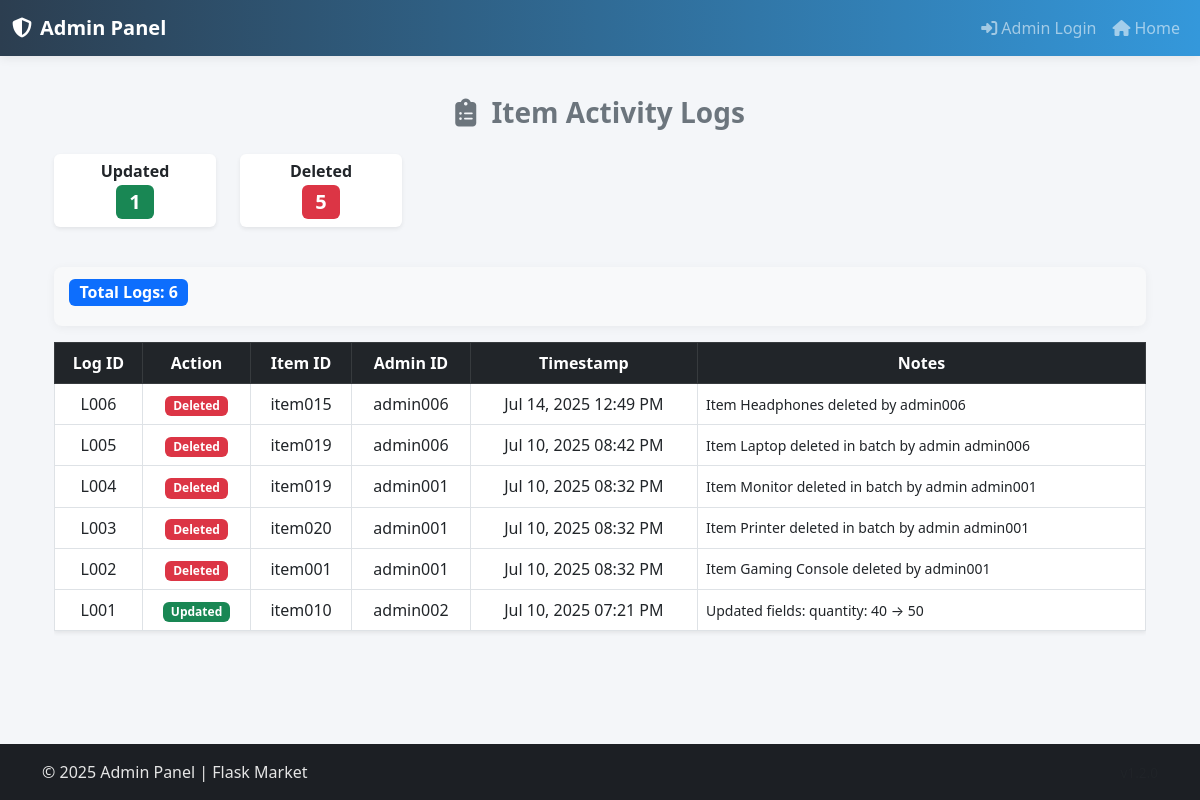
Page /admins/admin/item/activity on the earlier database version.
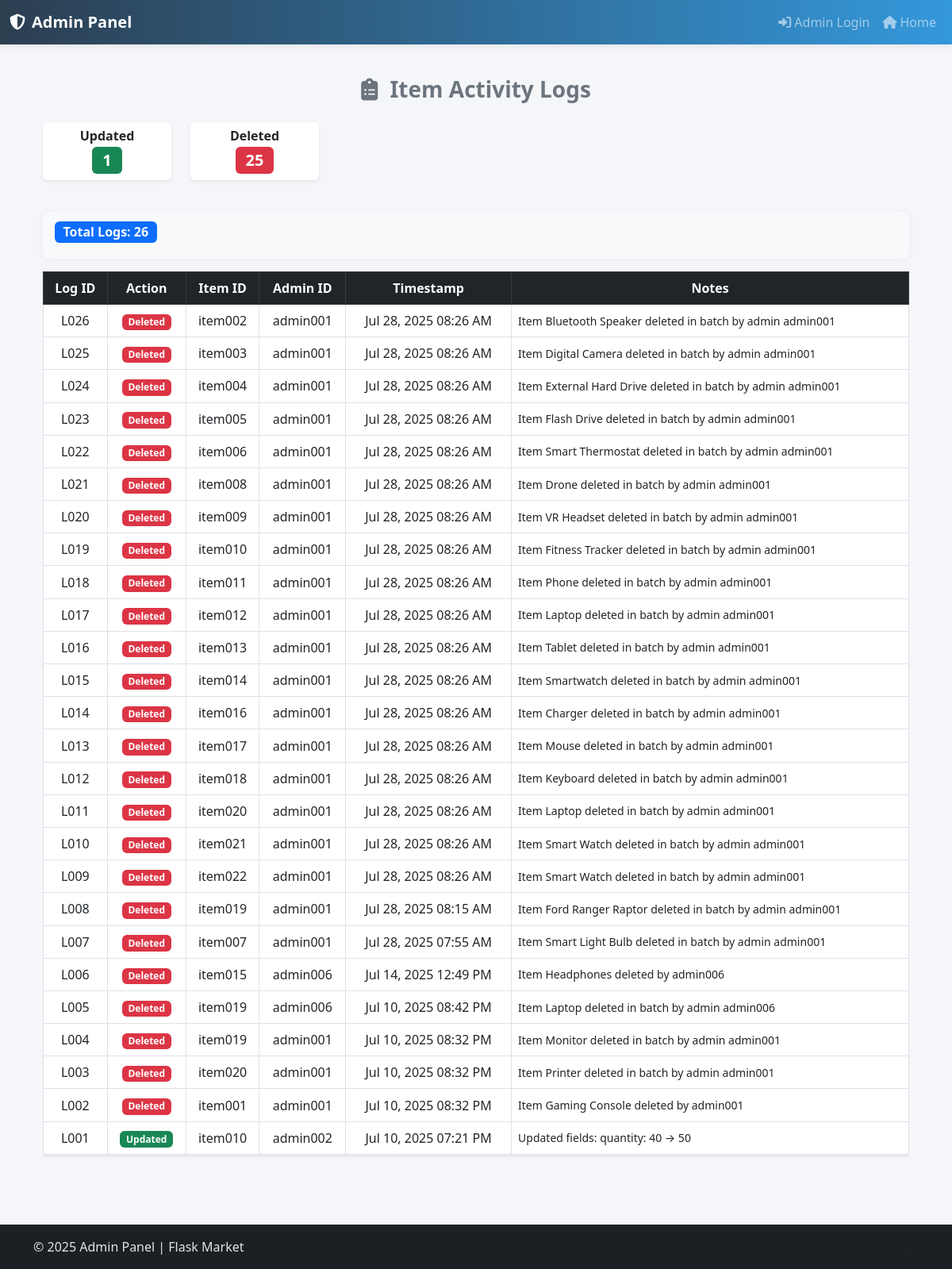
Same page on the later database version.
### admins/models.py (models this page shows, shortened)
class ItemManagementlog(db.Model):
    __tablename__ = 'item_management_log'
    log_id = db.Column(db.String(), primary_key=True)
    item_id = db.Column(db.String(), nullable=False)
    action = db.Column(db.String(length=50), nullable=False)
    admin_id = db.Column(db.String(), db.ForeignKey('admins.admin_id'), nullable=False)
    timestamp = db.Column(db.DateTime(timezone=True), nullable=False, default=lambda: datetime.now(ZoneInfo("Africa/Nairobi")))
    notes = db.Column(db.Text)
    admin = db.relationship('Admins', backref='management_logs')

### admins/routes.py (the view)
@admins_bp.route('/admin/item/activity')
def item_activity_log():
    logs = ItemManagementlog.query.order_by(ItemManagementlog.timestamp.desc()).all()
    return render_template('admin/items_manage_logs.html', logs=logs)

### admins/routes.py (called while the page is built)
@admins_bp.context_processor
def inject_now():
    eat = ZoneInfo("Africa/Nairobi")
    return {'now': datetime.now(tz=eat)}

@admins_bp.context_processor
def inject_stats():
    stats = {
        'total_items': Items.query.count(),
        'total_admins': Admins.query.count(),
        'pending_approvals': Admins.query.filter_by(is_approved=False).count(),
        'active_admins': Admins.query.filter_by(is_approved=True).count(),
        'updated_items': ItemManagementlog.query.filter_by(action='updated').count(),
        'deleted_items': ItemManagementlog.query.filter_by(action='deleted').count(),
    }
    recent_items_logs = ItemManagementlog.query.order_by(ItemManagementlog.timestamp.desc()).limit(5).all()
    recent_admins_logs = AdminActionLog.query.order_by(AdminActionLog.timestamp.desc()).limit(5).all()
    return {
        'stats': stats,
        'recent_admins_logs': recent_admins_logs,
        'recent_items_logs': recent_items_logs
    }

### admins/templates/admin/Items_manage_logs.html (shortened to what this page needs)
{% extends 'admin_base.html' %}
{% block content %}
<div class="container py-4">
    <h3 class="text-center mb-4 text-secondary fw-bold">
        <i class="fas fa-clipboard-list me-2"></i> Item Activity Logs
    </h3>
    <div class="row mb-4 align-center">
        {% set summary = {'updated': 0, 'deleted': 0} %}
        {% for log in logs %}
            {% if log.action in summary %}
                {% set _ = summary.update({log.action: summary[log.action] + 1}) %}
            {% endif %}
        {% endfor %}
        {% set badge_colors = {'updated': 'success', 'deleted': 'danger'} %}
        {% for action, count in summary.items() %}
        <div class="col-md-2 col-6 mb-3">
            <div class="card text-center border-0 shadow-sm">
                <div class="card-body py-2">
                    <h6 class="fw-bold text-capitalize mb-1">
                        {{ action }}
                    </h6>
                    <span class="badge bg-{{ badge_colors[action] }} fs-5">{{ count }}</span>
                </div>
            </div>
        </div>
        {% endfor %}
    </div>
    <div id="customToolbar" class="d-flex justify-content-between align-items-center mb-3 flex-wrap">
        <span class="badge bg-primary fs-6 mb-2">
            Total Logs: {{ logs|length }}
        </span>
    </div>
    <div class="table-responsive">
        <table id="itemLogTable" class="table table-hover table-bordered align-middle shadow-sm">
            <thead class="table-dark">
                <tr>
                    <th class="text-center">Log ID</th>
                    <th class="text-center">Action</th>
                    <th class="text-center">Item ID</th>
                    <th class="text-center">Admin ID</th>
                    <th class="text-center">Timestamp</th>
                    <th class="text-center">Notes</th>
                </tr>
            </thead>
            <tbody>
                {% for log in logs %}
                <tr>
                    <td class="text-center">{{ log.log_id }}</td>
                    <td class="text-center">
                        {% set color = badge_colors.get(log.action, 'secondary') %}
                        <span class="badge bg-{{ color }}">{{ log.action.capitalize() }}</span>
                    </td>
                    <td class="text-center">{{ log.item_id }}</td>
                    <td class="text-center">{{ log.admin_id }}</td>
                    <td class="text-center">{{ log.timestamp.strftime('%b %d, %Y %I:%M %p') }}</td>
                    <td class="text-wrap small">{{ log.notes }}</td>
                </tr>
                {% endfor %}
            </tbody>
        </table>
    </div>
</div>
{% endblock %}

Differences in the rows shown:
added ItemManagementlog: log_id "L026", action "Deleted", item_id "item002", admin_id "admin001", timestamp "Jul 28, 2025 08:26 AM", notes "Item Bluetooth Speaker deleted in batch by admin admin001"
added ItemManagementlog: log_id "L025", action "Deleted", item_id "item003", admin_id "admin001", timestamp "Jul 28, 2025 08:26 AM", notes "Item Digital Camera deleted in batch by admin admin001"
added ItemManagementlog: log_id "L024", action "Deleted", item_id "item004", admin_id "admin001", timestamp "Jul 28, 2025 08:26 AM", notes "Item External Hard Drive deleted in batch by admin admin001"
added ItemManagementlog: log_id "L023", action "Deleted", item_id "item005", admin_id "admin001", timestamp "Jul 28, 2025 08:26 AM", notes "Item Flash Drive deleted in batch by admin admin001"
added ItemManagementlog: log_id "L022", action "Deleted", item_id "item006", admin_id "admin001", timestamp "Jul 28, 2025 08:26 AM", notes "Item Smart Thermostat deleted in batch by admin admin001"
added ItemManagementlog: log_id "L021", action "Deleted", item_id "item008", admin_id "admin001", timestamp "Jul 28, 2025 08:26 AM", notes "Item Drone deleted in batch by admin admin001"
added ItemManagementlog: log_id "L020", action "Deleted", item_id "item009", admin_id "admin001", timestamp "Jul 28, 2025 08:26 AM", notes "Item VR Headset deleted in batch by admin admin001"
added ItemManagementlog: log_id "L019", action "Deleted", item_id "item010", admin_id "admin001", timestamp "Jul 28, 2025 08:26 AM", notes "Item Fitness Tracker deleted in batch by admin admin001"
added ItemManagementlog: log_id "L018", action "Deleted", item_id "item011", admin_id "admin001", timestamp "Jul 28, 2025 08:26 AM", notes "Item Phone deleted in batch by admin admin001"
added ItemManagementlog: log_id "L017", action "Deleted", item_id "item012", admin_id "admin001", timestamp "Jul 28, 2025 08:26 AM", notes "Item Laptop deleted in batch by admin admin001"
added ItemManagementlog: log_id "L016", action "Deleted", item_id "item013", admin_id "admin001", timestamp "Jul 28, 2025 08:26 AM", notes "Item Tablet deleted in batch by admin admin001"
added ItemManagementlog: log_id "L015", action "Deleted", item_id "item014", admin_id "admin001", timestamp "Jul 28, 2025 08:26 AM", notes "Item Smartwatch deleted in batch by admin admin001"
added ItemManagementlog: log_id "L014", action "Deleted", item_id "item016", admin_id "admin001", timestamp "Jul 28, 2025 08:26 AM", notes "Item Charger deleted in batch by admin admin001"
added ItemManagementlog: log_id "L013", action "Deleted", item_id "item017", admin_id "admin001", timestamp "Jul 28, 2025 08:26 AM", notes "Item Mouse deleted in batch by admin admin001"
added ItemManagementlog: log_id "L012", action "Deleted", item_id "item018", admin_id "admin001", timestamp "Jul 28, 2025 08:26 AM", notes "Item Keyboard deleted in batch by admin admin001"
added ItemManagementlog: log_id "L011", action "Deleted", item_id "item020", admin_id "admin001", timestamp "Jul 28, 2025 08:26 AM", notes "Item Laptop deleted in batch by admin admin001"
added ItemManagementlog: log_id "L010", action "Deleted", item_id "item021", admin_id "admin001", timestamp "Jul 28, 2025 08:26 AM", notes "Item Smart Watch deleted in batch by admin admin001"
added ItemManagementlog: log_id "L009", action "Deleted", item_id "item022", admin_id "admin001", timestamp "Jul 28, 2025 08:26 AM", notes "Item Smart Watch deleted in batch by admin admin001"
added ItemManagementlog: log_id "L008", action "Deleted", item_id "item019", admin_id "admin001", timestamp "Jul 28, 2025 08:15 AM", notes "Item Ford Ranger Raptor deleted in batch by admin admin001"
added ItemManagementlog: log_id "L007", action "Deleted", item_id "item007", admin_id "admin001", timestamp "Jul 28, 2025 07:55 AM", notes "Item Smart Light Bulb deleted in batch by admin admin001"
Other differences:
{{ logs|length }}: "6" → "26"
new list line: "Deleted 25"
list line gone: "Deleted 5"
